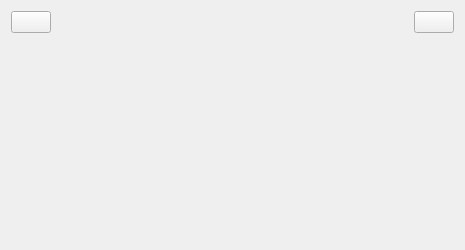
<?xml version="1.0" encoding="UTF-8"?>
<ui version="4.0">
 <class>MasterView</class>
 <widget class="QWidget" name="MasterView">
  <property name="geometry">
   <rect>
    <x>0</x>
    <y>0</y>
    <width>465</width>
    <height>250</height>
   </rect>
  </property>
  <property name="windowTitle">
   <string>MasterView</string>
  </property>
  <layout class="QVBoxLayout" name="verticalLayout">
   <item>
    <layout class="QHBoxLayout" name="horizontalLayout">
     <item>
      <widget class="QPushButton" name="btBack">
       <property name="text">
        <string/>
       </property>
       <property name="icon">
        <iconset resource="res.qrc">
         <normaloff>:/img/back_light.png</normaloff>:/img/back_light.png</iconset>
       </property>
      </widget>
     </item>
     <item>
      <spacer name="horizontalSpacer">
       <property name="orientation">
        <enum>Qt::Orientation::Horizontal</enum>
       </property>
       <property name="sizeHint" stdset="0">
        <size>
         <width>40</width>
         <height>20</height>
        </size>
       </property>
      </spacer>
     </item>
     <item>
      <widget class="QLabel" name="labelTitle">
       <property name="text">
        <string/>
       </property>
      </widget>
     </item>
     <item>
      <spacer name="horizontalSpacer_2">
       <property name="orientation">
        <enum>Qt::Orientation::Horizontal</enum>
       </property>
       <property name="sizeHint" stdset="0">
        <size>
         <width>40</width>
         <height>20</height>
        </size>
       </property>
      </spacer>
     </item>
     <item>
      <widget class="QPushButton" name="btLogout">
       <property name="text">
        <string/>
       </property>
       <property name="icon">
        <iconset resource="res.qrc">
         <normaloff>:/img/login-out.png</normaloff>:/img/login-out.png</iconset>
       </property>
      </widget>
     </item>
    </layout>
   </item>
   <item>
    <widget class="QStackedWidget" name="stackedWidget"/>
   </item>
  </layout>
 </widget>
 <resources>
  <include location="res.qrc"/>
 </resources>
 <connections/>
</ui>
